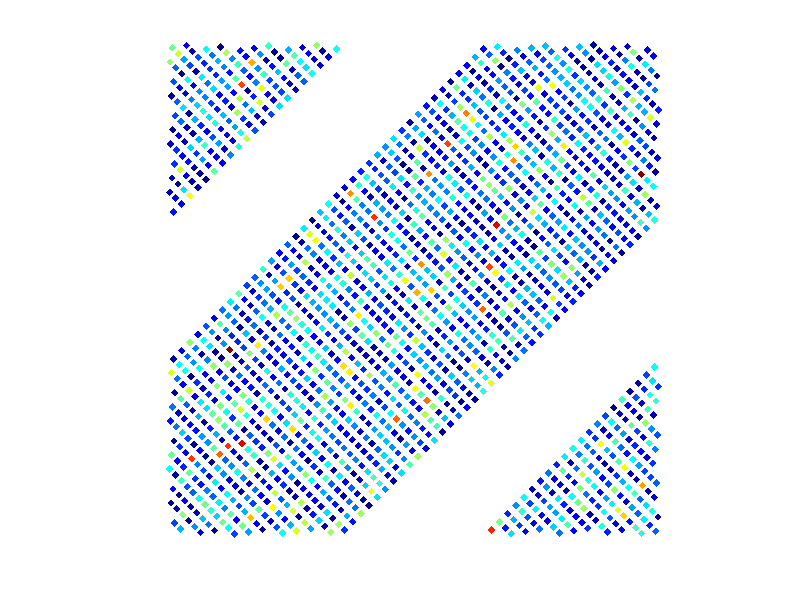

The MATLAB source for this figure: (Note: this script raises an error after producing the figure.)
clear all;
M=30;
N=60;
r = linspace(-pi/2,pi/2,M);
theta = (0:N-1)/N * 2 * pi;
mu = 0.7;
m = abs(randn(M,N));
%m(10:20,1:end)=1;
m_next = m;
I = 1.0;
IE = @(x) cos(x);
J1=50;
J0=-50;
W = @(t1,r1,t2,r2) J1/2*(cos(t1-t2-mu*(r1-r2)) + cos(t1-t2+mu*(r1-r2)))+J0;
[R,THETA] = ndgrid(r,theta);
theta_A = mod(THETA-mu*R,2*pi);
theta_B = mod(THETA+mu*R,2*pi);
dt=0.1;
epsilon = 1;
h = figure(1);
set(gcf, 'Position', [200, 200, 300, 300])
axis tight manual
filename = 'CANN.gif';
for t=0:dt:100
    t
    min(min(m))
    max(max(m))
    mean(mean(m))
    figure(1);
    %imshow(m,[],'Colormap',jet,'InitialMagnification',300);
    colormap jet
    scatter(theta_A(:),theta_B(:),30,m(:),'filled','diamond');
    axis([0, 2*pi, 0, 2*pi])
    axis image manual
    axis off
    drawnow 
    frame = getframe(h); 
    im = frame2im(frame); 
    [imind,cm] = rgb2ind(im,256); 
    if t == 0 
        %imwrite(imind,cm,filename,'gif', 'Loopcount',inf,'DelayTime',0.1); 
    else 
        %imwrite(imind,cm,filename,'gif','WriteMode','append','DelayTime',0.1); 
    end 
    
    Psi_t = 2*pi*t/5;
    It = (I+epsilon)*IE(THETA-mu*R-Psi_t);
    for i=1:M
        for j=1:N
            t1 = theta(j);
            r1 = r(i);
            w = W(t1,r1,THETA,R);
            s = sum(w(:).*m(:))/N/M ;
            deriv = -m(i,j)+max(0,s+It(i,j));
            m_next(i,j) = m(i,j) + dt * deriv;
        end
    end
    m=m_next;
end